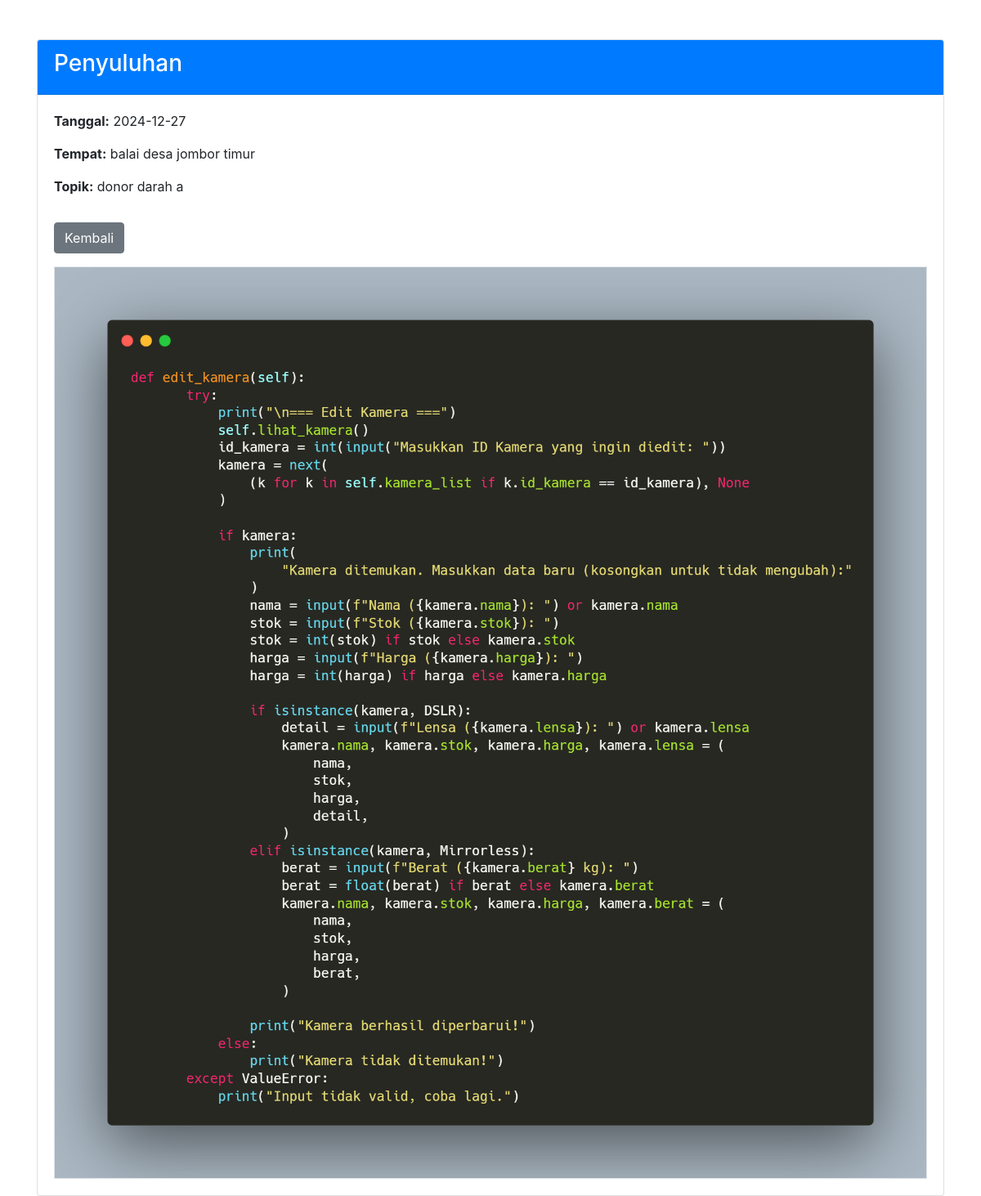
Screenshot of /information/detail_penyuluhan.php?id=23 with the database file from the repository.
### tables this page shows
CREATE TABLE `kegiatan_desa` (
  `id` int(11) NOT NULL,
  `kategori_id` int(11) NOT NULL,
  `tanggal` date DEFAULT NULL,
  `kegiatan` varchar(255) DEFAULT NULL,
  `tempat` varchar(255) DEFAULT NULL,
  `foto` varchar(255) DEFAULT NULL
);

CREATE TABLE `kategori_kegiatan` (
  `id` int(11) NOT NULL,
  `nama_kategori` enum('Ramadhan','Lomba','RWRT','Penyuluhan') NOT NULL
);

CREATE TABLE `penyuluhan` (
  `id` int(11) NOT NULL,
  `kegiatan_id` int(11) NOT NULL,
  `topik` varchar(255) NOT NULL
);

### information/detail_penyuluhan.php (the view, shortened to what this page needs)
<?php
include('../db_connection.php');
$id = intval($_GET['id']);
$sql = "SELECT k.*, p.topik, kk.nama_kategori
        FROM kegiatan_desa k
        LEFT JOIN penyuluhan p ON k.id = p.kegiatan_id
        LEFT JOIN kategori_kegiatan kk ON k.kategori_id = kk.id
        WHERE k.id = ? AND k.kategori_id = 4";
$stmt = $conn->prepare($sql);
$stmt->bind_param("i", $id);
$stmt->execute();
$result = $stmt->get_result();
$activity = $result->fetch_assoc();
?>
<!DOCTYPE html>
<html lang="en">
<head>
    <link rel="stylesheet" href="https://stackpath.bootstrapcdn.com/bootstrap/4.5.2/css/bootstrap.min.css">
</head>
<body>
    <div class="container mt-5">
        <div class="card">
            <div class="card-header bg-primary text-white">
                <h3><?= htmlspecialchars($activity['nama_kategori']) ?></h3>
            </div>
            <div class="card-body">
                <p><strong>Tanggal:</strong> <?= htmlspecialchars($activity['tanggal']) ?></p>
                <p><strong>Tempat:</strong> <?= htmlspecialchars($activity['tempat']) ?></p>
                <p><strong>Topik:</strong> <?= nl2br(htmlspecialchars($activity['topik'])) ?></p>
                <a href="information.php" class="btn btn-secondary my-3">Kembali</a>
                <?php if (!empty($activity['foto'])): ?>
                    <img src="../data/<?= htmlspecialchars($activity['foto']) ?>" class="img-fluid border w-100" alt="Foto Penyuluhan">
                <?php endif; ?>
            </div>
        </div>
    </div>
</body>
</html>

### rows the page displays
kegiatan_desa: kategori.nama_kategori "Penyuluhan", tanggal "2024-12-27", tempat "balai desa jombor timur", penyuluhan.topik "donor darah a", foto (picture)
